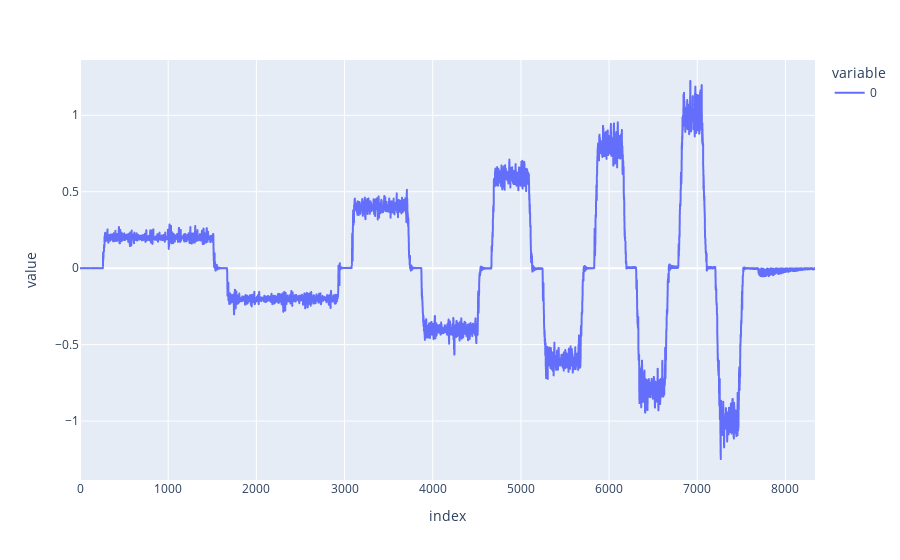

Source (notebook cell):
### Code cell
px.line(velocities)

### Figure 1 — Plotly figure (JSON) as saved in the notebook; plotly's stock layout.template omitted (floating-point values rounded to 4 significant figures; data arrays with more than 128 entries replaced by an {"elided": "..."} marker saying what was removed)
{"data": [{"hovertemplate": "variable=0<br>index=%{x}<br>value=%{y}<extra></extra>", "legendgroup": "0", "line": {"color": "#636efa", "dash": "solid"}, "marker": {"symbol": "circle"}, "mode": "lines", "name": "0", "showlegend": true, "type": "scattergl", "x": {"elided": "8336 int values"}, "xaxis": "x", "y": {"elided": "8336 float values"}, "yaxis": "y"}], "layout": {"legend": {"title": {"text": "variable"}, "tracegroupgap": 0}, "margin": {"t": 60}, "xaxis": {"anchor": "y", "domain": [0, 1], "title": {"text": "index"}}, "yaxis": {"anchor": "x", "domain": [0, 1], "title": {"text": "value"}}}}
